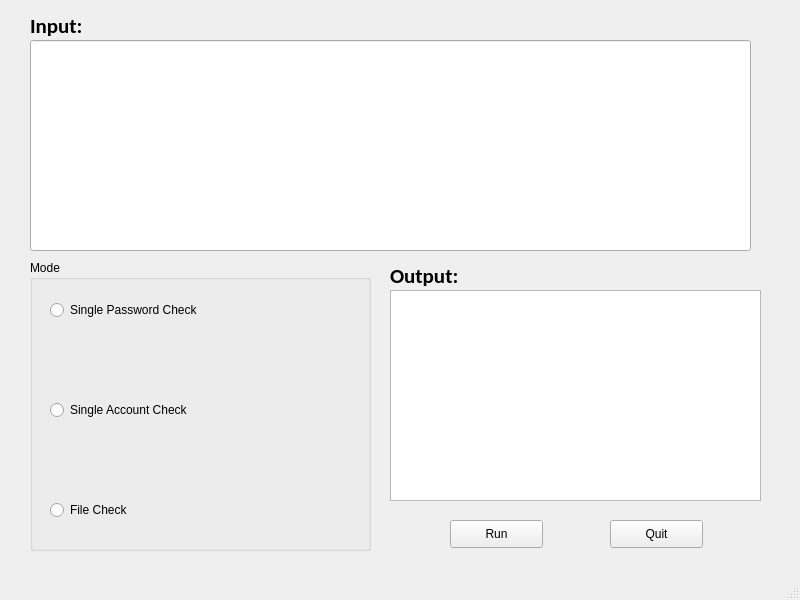
<?xml version="1.0" encoding="UTF-8"?>
<ui version="4.0">
 <class>MainWindow</class>
 <widget class="QMainWindow" name="MainWindow">
  <property name="geometry">
   <rect>
    <x>0</x>
    <y>0</y>
    <width>800</width>
    <height>600</height>
   </rect>
  </property>
  <property name="minimumSize">
   <size>
    <width>800</width>
    <height>600</height>
   </size>
  </property>
  <property name="maximumSize">
   <size>
    <width>800</width>
    <height>600</height>
   </size>
  </property>
  <property name="baseSize">
   <size>
    <width>800</width>
    <height>600</height>
   </size>
  </property>
  <property name="windowTitle">
   <string>MainWindow</string>
  </property>
  <widget class="QWidget" name="centralwidget">
   <property name="minimumSize">
    <size>
     <width>800</width>
     <height>600</height>
    </size>
   </property>
   <property name="maximumSize">
    <size>
     <width>800</width>
     <height>600</height>
    </size>
   </property>
   <widget class="QLabel" name="mainInputLabel">
    <property name="geometry">
     <rect>
      <x>30</x>
      <y>10</y>
      <width>731</width>
      <height>31</height>
     </rect>
    </property>
    <property name="font">
     <font>
      <family>Calibri</family>
      <pointsize>16</pointsize>
      <weight>75</weight>
      <bold>true</bold>
     </font>
    </property>
    <property name="text">
     <string>Input:</string>
    </property>
   </widget>
   <widget class="QGroupBox" name="mode_group">
    <property name="geometry">
     <rect>
      <x>30</x>
      <y>260</y>
      <width>341</width>
      <height>291</height>
     </rect>
    </property>
    <property name="title">
     <string>Mode</string>
    </property>
    <widget class="QRadioButton" name="mode_radio_pass">
     <property name="geometry">
      <rect>
       <x>20</x>
       <y>40</y>
       <width>181</width>
       <height>20</height>
      </rect>
     </property>
     <property name="text">
      <string>Single Password Check</string>
     </property>
    </widget>
    <widget class="QRadioButton" name="mode_radio_acct">
     <property name="geometry">
      <rect>
       <x>20</x>
       <y>140</y>
       <width>181</width>
       <height>20</height>
      </rect>
     </property>
     <property name="text">
      <string>Single Account Check</string>
     </property>
    </widget>
    <widget class="QRadioButton" name="mode_radio_file">
     <property name="geometry">
      <rect>
       <x>20</x>
       <y>240</y>
       <width>181</width>
       <height>20</height>
      </rect>
     </property>
     <property name="text">
      <string>File Check</string>
     </property>
    </widget>
   </widget>
   <widget class="QPushButton" name="mainRun">
    <property name="geometry">
     <rect>
      <x>450</x>
      <y>520</y>
      <width>93</width>
      <height>28</height>
     </rect>
    </property>
    <property name="text">
     <string>Run</string>
    </property>
   </widget>
   <widget class="QPushButton" name="Quit">
    <property name="geometry">
     <rect>
      <x>610</x>
      <y>520</y>
      <width>93</width>
      <height>28</height>
     </rect>
    </property>
    <property name="text">
     <string>Quit</string>
    </property>
   </widget>
   <widget class="QTextEdit" name="outputBox">
    <property name="enabled">
     <bool>true</bool>
    </property>
    <property name="geometry">
     <rect>
      <x>390</x>
      <y>290</y>
      <width>371</width>
      <height>211</height>
     </rect>
    </property>
    <property name="focusPolicy">
     <enum>Qt::WheelFocus</enum>
    </property>
    <property name="acceptDrops">
     <bool>false</bool>
    </property>
    <property name="readOnly">
     <bool>true</bool>
    </property>
   </widget>
   <widget class="QLabel" name="outputboxLabel">
    <property name="geometry">
     <rect>
      <x>390</x>
      <y>260</y>
      <width>101</width>
      <height>31</height>
     </rect>
    </property>
    <property name="font">
     <font>
      <family>Calibri</family>
      <pointsize>16</pointsize>
      <weight>75</weight>
      <bold>true</bold>
     </font>
    </property>
    <property name="text">
     <string>Output:</string>
    </property>
   </widget>
   <widget class="QLineEdit" name="mainInputBox">
    <property name="geometry">
     <rect>
      <x>30</x>
      <y>40</y>
      <width>721</width>
      <height>211</height>
     </rect>
    </property>
   </widget>
  </widget>
  <widget class="QMenuBar" name="menubar">
   <property name="geometry">
    <rect>
     <x>0</x>
     <y>0</y>
     <width>800</width>
     <height>26</height>
    </rect>
   </property>
  </widget>
  <widget class="QStatusBar" name="statusbar"/>
 </widget>
 <resources/>
 <connections/>
</ui>
